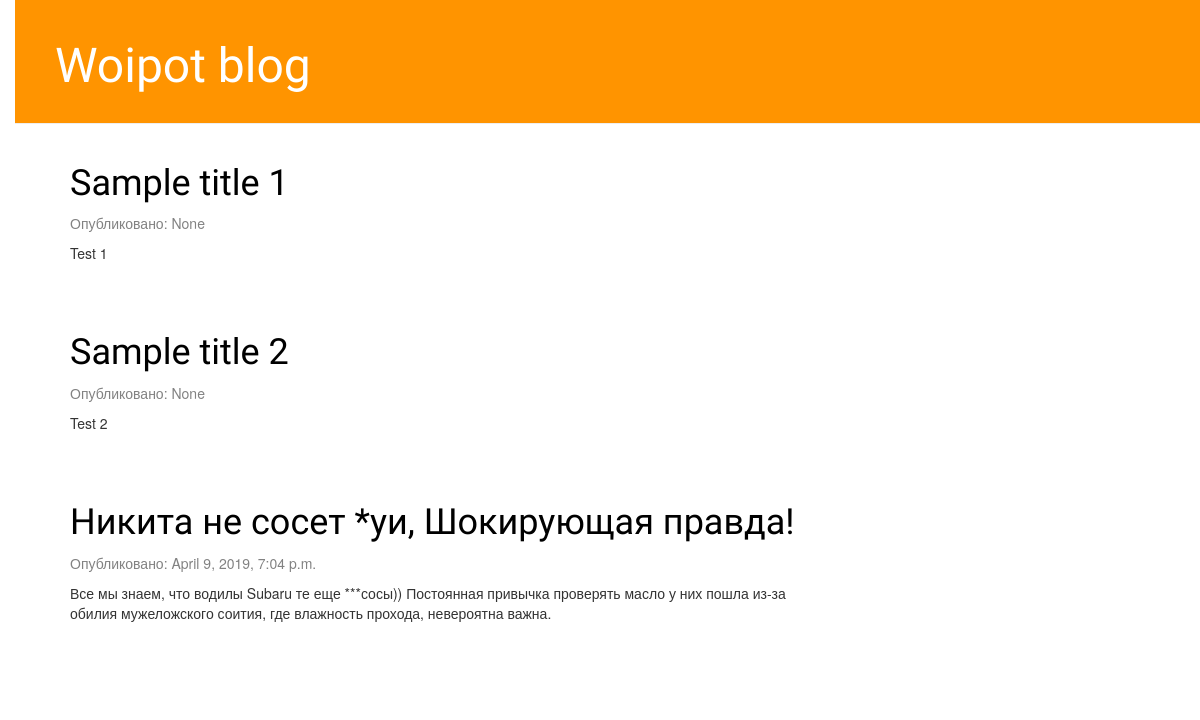
Before: / with the older database file.
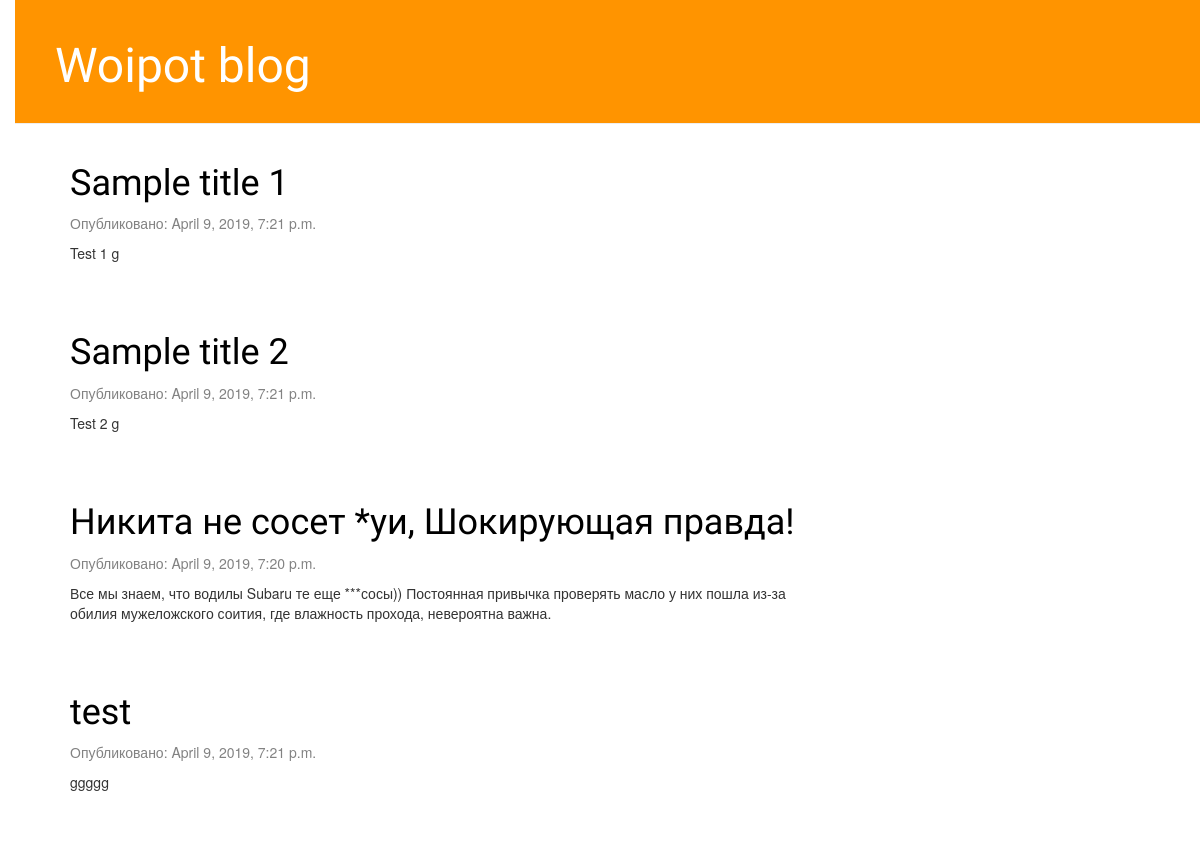
After: the same page with the newer database file.
### blog/models.py (models this page shows, shortened)
class Post(models.Model):
    author = models.ForeignKey(settings.AUTH_USER_MODEL, on_delete=models.CASCADE)
    title = models.CharField(max_length=200)
    text = models.TextField()
    created_date = models.DateTimeField(default=timezone.now)
    published_date = models.DateTimeField(blank=True, null=True)

### blog/views.py (the view)
# urls.py: path('', views.post_list, name='post_list'),
def post_list(request):
    posts = Post.objects.order_by('created_date')
    return render(request, 'blog/post_list.html', {'posts': posts})

### templates/blog/post_list.html
<!DOCTYPE html>
{% extends 'blog/base.html' %}
{% block content %}
    {% for post in posts %}
        <div class="post">
            <h1><a href="{% url 'post_detail' pk=post.pk %}">{{ post.title }}</a></h1>
            <div class="date">
                <p>Опубликовано: {{ post.published_date }}</p>
            </div>
            <p>{{ post.text|linebreaksbr }}</p>
        </div>
    {% endfor %}
{% endblock %}

Changed rows visible on the page:
changed Post "Sample title 1": published_date "None" → "April 9, 2019, 7:21 p.m."; text "Test 1" → "Test 1 g"
changed Post "Sample title 2": published_date "None" → "April 9, 2019, 7:21 p.m."; text "Test 2" → "Test 2 g"
changed Post "Никита не сосет *уи, Шокирующая правда!": published_date "April 9, 2019, 7:04 p.m." → "April 9, 2019, 7:20 p.m."
added Post: title "test", published_date "April 9, 2019, 7:21 p.m.", text "ggggg"
